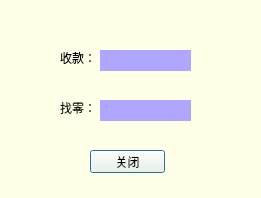
<?xml version="1.0" encoding="UTF-8"?>
<ui version="4.0">
 <class>Dialog</class>
 <widget class="QDialog" name="Dialog">
  <property name="geometry">
   <rect>
    <x>0</x>
    <y>0</y>
    <width>261</width>
    <height>198</height>
   </rect>
  </property>
  <property name="windowTitle">
   <string>Dialog</string>
  </property>
  <property name="styleSheet">
   <string notr="true">QWidget{
	background-color: rgb(255, 255, 231);
}

QComboBox{
	border: 1px solid #Cfebfc;
}
QLineEdit{
	border: 1px solid #C5E1F3;
}
QSpinBox{
	border: 1px solid #C5E1F3;
}
QTextEdit{
	border: 1px solid #C5E1F3;
}
QDatetEdit{
	border: 1px solid #C5E1F3;
}</string>
  </property>
  <widget class="QLabel" name="changelabel">
   <property name="geometry">
    <rect>
     <x>100</x>
     <y>100</y>
     <width>91</width>
     <height>21</height>
    </rect>
   </property>
   <property name="styleSheet">
    <string notr="true">background-color: rgb(175, 167, 255);</string>
   </property>
   <property name="text">
    <string/>
   </property>
  </widget>
  <widget class="QLabel" name="label_10">
   <property name="geometry">
    <rect>
     <x>60</x>
     <y>50</y>
     <width>36</width>
     <height>16</height>
    </rect>
   </property>
   <property name="text">
    <string>收款：</string>
   </property>
  </widget>
  <widget class="QLabel" name="label_11">
   <property name="geometry">
    <rect>
     <x>60</x>
     <y>100</y>
     <width>36</width>
     <height>16</height>
    </rect>
   </property>
   <property name="text">
    <string>找零：</string>
   </property>
  </widget>
  <widget class="QLabel" name="shouldlabel">
   <property name="geometry">
    <rect>
     <x>100</x>
     <y>50</y>
     <width>91</width>
     <height>21</height>
    </rect>
   </property>
   <property name="styleSheet">
    <string notr="true">background-color: rgb(175, 167, 255);</string>
   </property>
   <property name="text">
    <string/>
   </property>
  </widget>
  <widget class="QPushButton" name="pushButton">
   <property name="geometry">
    <rect>
     <x>90</x>
     <y>150</y>
     <width>75</width>
     <height>23</height>
    </rect>
   </property>
   <property name="text">
    <string>关闭</string>
   </property>
  </widget>
 </widget>
 <resources/>
 <connections/>
</ui>
